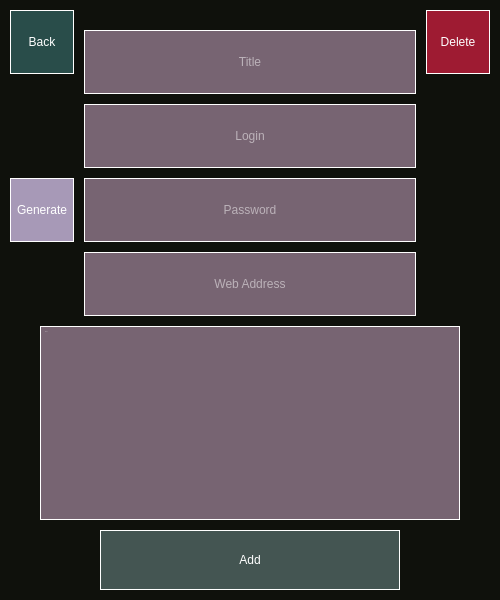
<?xml version="1.0" encoding="UTF-8"?>
<ui version="4.0">
 <class>pw_entry</class>
 <widget class="QMainWindow" name="pw_entry">
  <property name="geometry">
   <rect>
    <x>0</x>
    <y>0</y>
    <width>500</width>
    <height>600</height>
   </rect>
  </property>
  <property name="windowTitle">
   <string>MainWindow</string>
  </property>
  <property name="styleSheet">
   <string notr="true">background: #0F110C;</string>
  </property>
  <widget class="QWidget" name="centralwidget">
   <widget class="QLineEdit" name="title">
    <property name="geometry">
     <rect>
      <x>84</x>
      <y>30</y>
      <width>332</width>
      <height>64</height>
     </rect>
    </property>
    <property name="styleSheet">
     <string notr="true">background-color: #776472;
border: 1px solid white;
border-radius: 0px;
color: white;
font: 400 29px &quot;Open Sans&quot;;</string>
    </property>
    <property name="alignment">
     <set>Qt::AlignCenter</set>
    </property>
    <property name="placeholderText">
     <string>Title</string>
    </property>
   </widget>
   <widget class="QLineEdit" name="login">
    <property name="geometry">
     <rect>
      <x>84</x>
      <y>104</y>
      <width>332</width>
      <height>64</height>
     </rect>
    </property>
    <property name="styleSheet">
     <string notr="true">background-color: #776472;
border: 1px solid white;
border-radius: 0px;
color: white;
font: 400 29px &quot;Open Sans&quot;;</string>
    </property>
    <property name="alignment">
     <set>Qt::AlignCenter</set>
    </property>
    <property name="placeholderText">
     <string>Login</string>
    </property>
   </widget>
   <widget class="QLineEdit" name="password">
    <property name="geometry">
     <rect>
      <x>84</x>
      <y>178</y>
      <width>332</width>
      <height>64</height>
     </rect>
    </property>
    <property name="styleSheet">
     <string notr="true">background-color: #776472;
border: 1px solid white;
border-radius: 0px;
color: white;
font: 400 29px &quot;Open Sans&quot;;</string>
    </property>
    <property name="alignment">
     <set>Qt::AlignCenter</set>
    </property>
    <property name="placeholderText">
     <string>Password</string>
    </property>
   </widget>
   <widget class="QLineEdit" name="webAdress">
    <property name="geometry">
     <rect>
      <x>84</x>
      <y>252</y>
      <width>332</width>
      <height>64</height>
     </rect>
    </property>
    <property name="styleSheet">
     <string notr="true">background-color: #776472;
border: 1px solid white;
border-radius: 0px;
color: white;
font: 400 29px &quot;Open Sans&quot;;</string>
    </property>
    <property name="text">
     <string/>
    </property>
    <property name="alignment">
     <set>Qt::AlignCenter</set>
    </property>
    <property name="placeholderText">
     <string>Web Address</string>
    </property>
   </widget>
   <widget class="QTextEdit" name="notes">
    <property name="geometry">
     <rect>
      <x>40</x>
      <y>326</y>
      <width>420</width>
      <height>194</height>
     </rect>
    </property>
    <property name="font">
     <font>
      <pointsize>-1</pointsize>
      <italic>false</italic>
      <bold>false</bold>
     </font>
    </property>
    <property name="styleSheet">
     <string notr="true">background-color: #776472;
border: 1px solid white;
border-radius: 0px;
color: white;
font: 400 22px &quot;Open Sans&quot;;</string>
    </property>
    <property name="placeholderText">
     <string>Notes</string>
    </property>
   </widget>
   <widget class="QPushButton" name="del">
    <property name="geometry">
     <rect>
      <x>426</x>
      <y>10</y>
      <width>64</width>
      <height>64</height>
     </rect>
    </property>
    <property name="cursor">
     <cursorShape>PointingHandCursor</cursorShape>
    </property>
    <property name="styleSheet">
     <string notr="true">background-color: #9e1b32;
border: 1px solid white;
border-radius: 0px;
color: white;
font: 400 16px &quot;Open Sans&quot;;</string>
    </property>
    <property name="text">
     <string>Delete</string>
    </property>
   </widget>
   <widget class="QPushButton" name="back">
    <property name="geometry">
     <rect>
      <x>10</x>
      <y>10</y>
      <width>64</width>
      <height>64</height>
     </rect>
    </property>
    <property name="cursor">
     <cursorShape>PointingHandCursor</cursorShape>
    </property>
    <property name="styleSheet">
     <string notr="true">background-color: #294D4A;
border: 1px solid white;
border-radius: 0px;
color: white;
font: 400 16px &quot;Open Sans&quot;;</string>
    </property>
    <property name="text">
     <string>Back</string>
    </property>
   </widget>
   <widget class="QPushButton" name="add">
    <property name="geometry">
     <rect>
      <x>100</x>
      <y>530</y>
      <width>300</width>
      <height>60</height>
     </rect>
    </property>
    <property name="cursor">
     <cursorShape>PointingHandCursor</cursorShape>
    </property>
    <property name="styleSheet">
     <string notr="true">background-color: #445552;
border: 1px solid white;
border-radius: 0px;
color: white;
font: 400 29px &quot;Open Sans&quot;;</string>
    </property>
    <property name="text">
     <string>Add</string>
    </property>
   </widget>
   <widget class="QPushButton" name="gen">
    <property name="geometry">
     <rect>
      <x>10</x>
      <y>178</y>
      <width>64</width>
      <height>64</height>
     </rect>
    </property>
    <property name="cursor">
     <cursorShape>PointingHandCursor</cursorShape>
    </property>
    <property name="styleSheet">
     <string notr="true">background-color: #A799B7;
border: 1px solid white;
border-radius: 0px;
color: white;
font: 400 12px &quot;Open Sans&quot;;</string>
    </property>
    <property name="text">
     <string>Generate</string>
    </property>
   </widget>
  </widget>
 </widget>
 <resources/>
 <connections/>
</ui>
